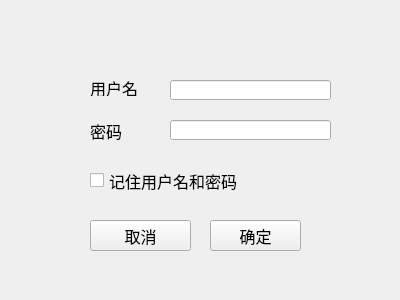
<?xml version="1.0" encoding="UTF-8"?>
<ui version="4.0">
 <class>Form</class>
 <widget class="QWidget" name="Form">
  <property name="geometry">
   <rect>
    <x>0</x>
    <y>0</y>
    <width>400</width>
    <height>300</height>
   </rect>
  </property>
  <property name="windowTitle">
   <string>Form</string>
  </property>
  <widget class="QCheckBox" name="checkBox">
   <property name="geometry">
    <rect>
     <x>90</x>
     <y>170</y>
     <width>191</width>
     <height>21</height>
    </rect>
   </property>
   <property name="font">
    <font>
     <family>Arial</family>
     <pointsize>12</pointsize>
    </font>
   </property>
   <property name="text">
    <string>记住用户名和密码</string>
   </property>
  </widget>
  <widget class="QPushButton" name="pushButton">
   <property name="geometry">
    <rect>
     <x>90</x>
     <y>220</y>
     <width>101</width>
     <height>31</height>
    </rect>
   </property>
   <property name="font">
    <font>
     <family>Arial</family>
     <pointsize>12</pointsize>
    </font>
   </property>
   <property name="text">
    <string>取消</string>
   </property>
  </widget>
  <widget class="QPushButton" name="pushButton_2">
   <property name="geometry">
    <rect>
     <x>210</x>
     <y>220</y>
     <width>91</width>
     <height>31</height>
    </rect>
   </property>
   <property name="font">
    <font>
     <family>Arial</family>
     <pointsize>12</pointsize>
    </font>
   </property>
   <property name="text">
    <string>确定</string>
   </property>
  </widget>
  <widget class="QLabel" name="label">
   <property name="geometry">
    <rect>
     <x>90</x>
     <y>120</y>
     <width>71</width>
     <height>21</height>
    </rect>
   </property>
   <property name="font">
    <font>
     <family>Arial</family>
     <pointsize>12</pointsize>
    </font>
   </property>
   <property name="text">
    <string>密码</string>
   </property>
  </widget>
  <widget class="QLabel" name="label_2">
   <property name="geometry">
    <rect>
     <x>90</x>
     <y>80</y>
     <width>71</width>
     <height>16</height>
    </rect>
   </property>
   <property name="font">
    <font>
     <family>Arial</family>
     <pointsize>12</pointsize>
    </font>
   </property>
   <property name="text">
    <string>用户名</string>
   </property>
  </widget>
  <widget class="QLineEdit" name="lineEdit">
   <property name="geometry">
    <rect>
     <x>170</x>
     <y>80</y>
     <width>161</width>
     <height>20</height>
    </rect>
   </property>
   <property name="font">
    <font>
     <family>Arial</family>
     <pointsize>12</pointsize>
    </font>
   </property>
  </widget>
  <widget class="QLineEdit" name="lineEdit_2">
   <property name="geometry">
    <rect>
     <x>170</x>
     <y>120</y>
     <width>161</width>
     <height>20</height>
    </rect>
   </property>
   <property name="font">
    <font>
     <family>Arial</family>
     <pointsize>12</pointsize>
    </font>
   </property>
  </widget>
 </widget>
 <resources/>
 <connections/>
</ui>
